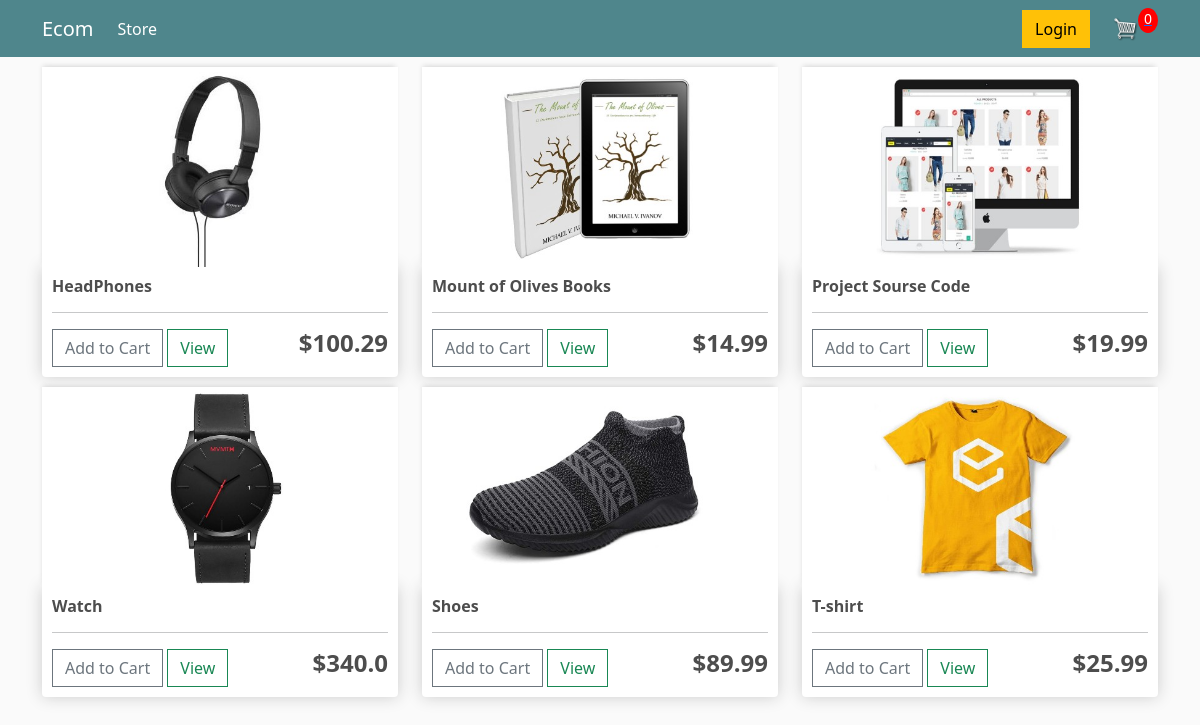
The page / on the database its author committed.
### store/models.py (models this page shows, shortened)
class Product(models.Model):
	name = models.CharField(max_length=200)
	price = models.FloatField()
	digital = models.BooleanField(default=False,null=True, blank=True)
	image = models.ImageField(null=True, blank=True)

### store/views.py (the view)
# urls.py: path('',include('store.urls'))
def store(request):
	data = cartData(request)
	cartItems = data['cartItems']
	order = data['order']
	items = data['items']
	products = Product.objects.all()
	context = {'products':products, 'cartItems':cartItems}
	return render(request, 'store/store.html', context)

### store/utils.py (called while the page is built, shortened)
def cookieCart(request):
	try:
		cart = json.loads(request.COOKIES['cart'])
	except:
		cart = {}
		print('CART:', cart)
	items = []
	order = {'get_cart_total':0, 'get_cart_items':0, 'shipping':False}
	cartItems = order['get_cart_items']
	return {'cartItems':cartItems ,'order':order, 'items':items}

def cartData(request):
	if request.user.is_authenticated:
		customer = request.user.customer
		order, created = Order.objects.get_or_create(customer=customer, complete=False)
		items = order.orderitem_set.all()
		cartItems = order.get_cart_items
	else:
		cookieData = cookieCart(request)
		cartItems = cookieData['cartItems']
		order = cookieData['order']
		items = cookieData['items']
	return {'cartItems':cartItems ,'order':order, 'items':items}

### store/templates/store/store.html
{% extends 'store/main.html' %}
{% load static %}
{% block content %}
	<div class="row">
		{% for product in products %}
		<div class="col-lg-4">
			{% if product.image %}
				<img class="thumbnail" src="{{ product.image.url }}" alt="{{ product.name }}">
			{% else %}
				<img class="thumbnail" src="{% static 'images/placeholder.jpeg' %}" alt="No Image">
			{% endif %}
			<div class="box-element product">
				<h6><strong>{{ product.name }}</strong></h6>
				<hr>
				<button data-product="{{product.id}}" data-action="add" class="btn btn-outline-secondary add-btn update-cart">Add to Cart</button>
				<a class="btn btn-outline-success" href="#">View</a>
				<h4 style="display: inline-block; float: right"><strong>${{ product.price }}</strong></h4>
			</div>
		</div>
		{% endfor %}
	</div>
{% endblock content %}

### static/css/main.css (style rules this page uses)
body { background-color: hsl(0, 0%, 98%); }
h1,h2,h3,h4,h5,h6 { color:hsl(0, 0%, 30%); }
.box-element { box-shadow:hsl(0, 0%, 80%) 0 0 16px; background-color: #fff; border-radius: 4px; padding: 10px; }
.thumbnail { width: 100%; height: 200px; -webkit-box-shadow: -1px -3px 5px -2px rgba(214,214,214,1); -moz-box-shadow: -1px -3px 5px -2px rgba(214,214,214,1); box-shadow: -1px -3px 5px -2px rgba(214,214,214,1); }
.product { border-radius: 0 0 4px 4px; }
.col-lg-4, .col-lg-6, .col-lg-8, .col-lg-12 { margin-top: 10px; }
.btn { border-radius: 0; }

### rows shown on the page
Product: image (picture), name "HeadPhones", price "100.29"
Product: image (picture), name "Mount of Olives Books", price "14.99"
Product: image (picture), name "Project Sourse Code", price "19.99"
Product: image (picture), name "Watch", price "340.0"
Product: image (picture), name "Shoes", price "89.99"
Product: image (picture), name "T-shirt", price "25.99"

### other values the page prints
{{ cartItems }} "0"
